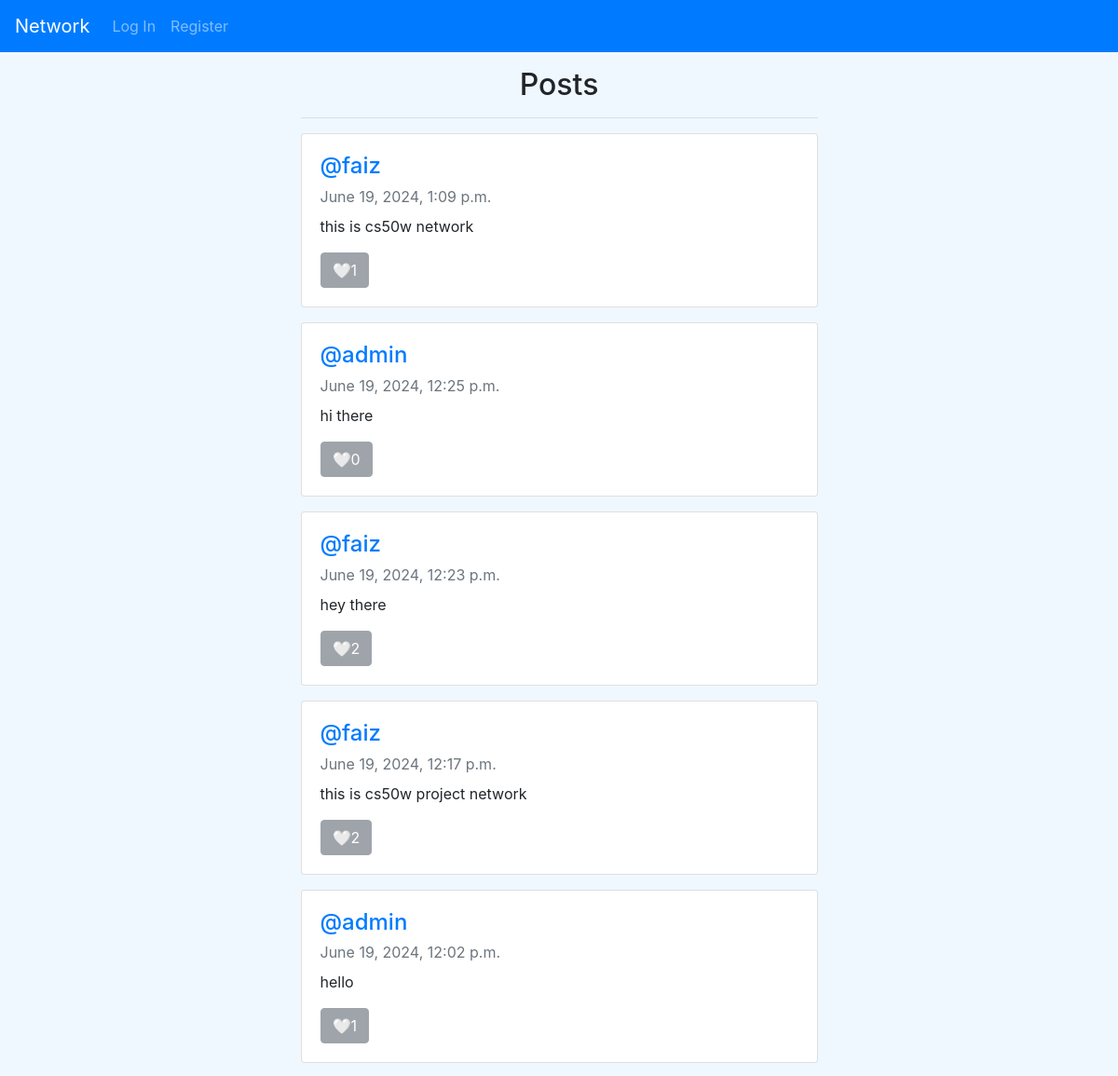
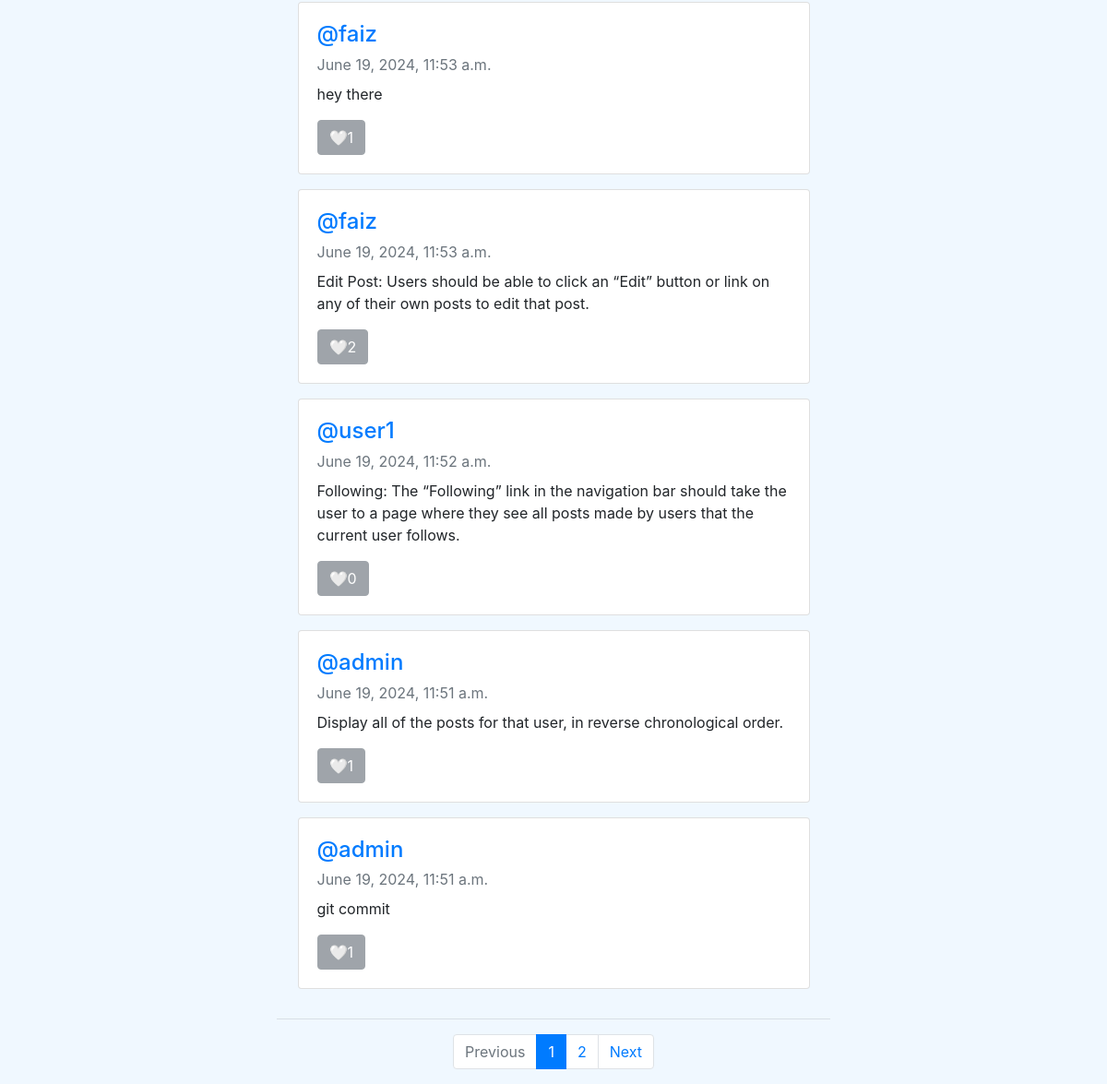
The page / on the database its author committed (2 pictures, top to bottom).
### network/models.py (models this page shows, shortened)
class Post(models.Model):
    user = models.ForeignKey(
        User, on_delete=models.CASCADE, related_name='posted_by')
    content = models.CharField(max_length=255)
    date = models.DateTimeField(auto_now_add=True)
    like = models.ManyToManyField(User, related_name='liked', blank=True)

class User(AbstractUser):
    following = models.ManyToManyField(
        'self', blank=True, symmetrical=False, related_name='followers')
    pass

### network/views.py (the view)
# urls.py: path("", views.index, name="index"),
def index(request):
    all_posts = Post.objects.all().order_by('-date')
    paginator = Paginator(all_posts, 10)
    page_number = request.GET.get('page', 1)
    page_obj = paginator.get_page(page_number)
    return render(request, "network/index.html", {
        "page_obj": page_obj
    })

### network/templates/network/index.html (shortened to what this page needs)
{% extends "network/layout.html" %} {% load static %} {% block body %}
<div class="container my-3 d-flex justify-content-center">
  <div class="w-50">
    <h2 class="text-center">Posts</h2>
    <hr />
    {% for post in page_obj %}
    <div class="card my-3">
      <div class="card-body" data-id="{{post.id}}">
        <h4 class="card-title text-success">
          <a href="{% url 'profile' profile_id=post.user.id %}"
            >@{{ post.user }}</a
          >
        </h4>
        <p class="card-subtitle mb-2 text-muted">{{ post.date }}</p>
        <p class="card-text" id="content_{{post.id}}">{{ post.content }}</p>
        <div class="d-flex justify-content-between">
          {% if user.is_authenticated %} {% if user in post.like.all %}
          <button
            class="btn btn-danger"
            id="btn_like_{{post.id}}"
            onclick="like('{{post.id}}', '{{user.id}}')"
          >
            🤍{{post.like.all.count}}
          </button>
          {% else %}
          <button
            class="btn btn-secondary"
            id="btn_like_{{post.id}}"
            onclick="like('{{post.id}}', '{{user.id}}')"
          >
            🤍{{post.like.all.count}}
          </button>
          {% endif %}
          {% else %}
          <button class="btn btn-secondary btn_like" disabled>
            🤍{{post.like.all.count}}
          </button>
          {% endif %}
        </div>
      </div>
    </div>
    {% empty %}
    <div class="container p-3 justify-content-center" style="height: 60vh">
      <h2 class="text-danger">No Posts available!</h2>
    </div>
    {% endfor %}
  </div>
</div>
<div class="sticky-bottom">
  <hr class="w-50" />
  <nav aria-label="Page navigation">
    <ul class="pagination justify-content-center">
      {% if page_obj.has_previous %}
      <li class="page-item">
        <a
          class="page-link"
          href="?page={{ page_obj.previous_page_number }}"
          tabindex="-1"
          >Previous</a
        >
      </li>
      {% else %}
      <li class="page-item disabled">
        <a class="page-link" href="#" tabindex="-1">Previous</a>
      </li>
      {% endif %}
      {% for i in page_obj.paginator.page_range %}
      <li class="page-item {% if i == page_obj.number %}active{% endif %}">
        <a class="page-link" href="?page={{i}}">{{i}}</a>
      </li>
      {% endfor %}
      {% if page_obj.has_next %}
      <li class="page-item">
        <a class="page-link" href="?page={{ page_obj.next_page_number }}"
          >Next</a
        >
      </li>
      {% else %}
      <li class="page-item disabled">
        <a class="page-link" href="#">Next</a>
      </li>
      {% endif %}
    </ul>
  </nav>
</div>
{% endblock %}

### network/templates/network/layout.html (shortened to what this page needs)
{% load static %}
<!DOCTYPE html>
<html lang="en">
  <head>
    <link
      rel="stylesheet"
      href="https://stackpath.bootstrapcdn.com/bootstrap/4.4.1/css/bootstrap.min.css"
    />
    <link href="{% static 'network/styles.css' %}" rel="stylesheet" />
  </head>
  <body style="background-color: aliceblue">
    <nav class="navbar navbar-expand-lg navbar-dark bg-primary">
      <a class="navbar-brand" href="{% url 'index' %}">Network</a>
      <div>
        <ul class="navbar-nav mr-auto">
          {% if user.is_authenticated %}
          <li class="nav-item">
            <a class="nav-link" href="{% url 'create_post' %}">Create</a>
          </li>
          <li class="nav-item">
            <a class="nav-link" href="{% url 'following' %}">Following</a>
          </li>
          <li class="nav-item">
            <a class="nav-link" href="{% url 'logout' %}">Log Out</a>
          </li>
          {% else %}
          <li class="nav-item">
            <a class="nav-link" href="{% url 'login' %}">Log In</a>
          </li>
          <li class="nav-item">
            <a class="nav-link" href="{% url 'register' %}">Register</a>
          </li>
          {% endif %}
        </ul>
      </div>
    </nav>
    <div class="body">{% block body %} {% endblock %}</div>
  </body>
</html>

### rows shown on the page
Post: user "faiz", date "June 19, 2024, 1:09 p.m.", content "this is cs50w network", like.all.count "1"
Post: user "admin", date "June 19, 2024, 12:25 p.m.", content "hi there", like.all.count "0"
Post: user "faiz", date "June 19, 2024, 12:23 p.m.", content "hey there", like.all.count "2"
Post: user "faiz", date "June 19, 2024, 12:17 p.m.", content "this is cs50w project network", like.all.count "2"
Post: user "admin", date "June 19, 2024, 12:02 p.m.", content "hello", like.all.count "1"
Post: user "faiz", date "June 19, 2024, 11:53 a.m.", content "hey there", like.all.count "1"
Post: user "faiz", date "June 19, 2024, 11:53 a.m.", content "Edit Post: Users should be able to click an “Edit” button or link on any of their own posts to edit that post.", like.all.count "2"
Post: user "user1", date "June 19, 2024, 11:52 a.m.", content "Following: The “Following” link in the navigation bar should take the user to a page where they see all posts made by users that the current user follows.", like.all.count "0"
Post: user "admin", date "June 19, 2024, 11:51 a.m.", content "Display all of the posts for that user, in reverse chronological order.", like.all.count "1"
Post: user "admin", date "June 19, 2024, 11:51 a.m.", content "git commit", like.all.count "1"

### other values the page prints
{{ i }} "1" "2"
